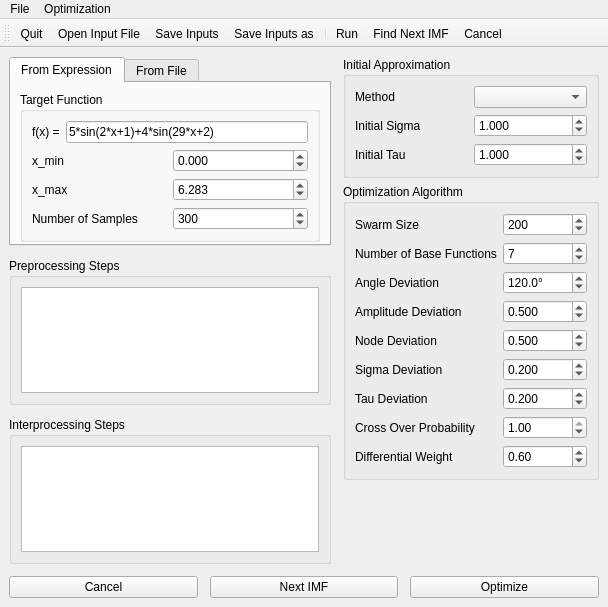
<?xml version="1.0" encoding="UTF-8"?>
<ui version="4.0">
 <class>gui::MainWindow</class>
 <widget class="QMainWindow" name="gui::MainWindow">
  <property name="geometry">
   <rect>
    <x>0</x>
    <y>0</y>
    <width>608</width>
    <height>607</height>
   </rect>
  </property>
  <property name="windowTitle">
   <string>MainWindow</string>
  </property>
  <widget class="QWidget" name="centralWidget">
   <property name="windowTitle">
    <string>Decompose IMF</string>
   </property>
   <layout class="QVBoxLayout" name="verticalLayout">
    <property name="spacing">
     <number>12</number>
    </property>
    <item>
     <layout class="QHBoxLayout" name="horizontalLayout_3" stretch="1,0">
      <item>
       <layout class="QVBoxLayout" name="verticalLayout_2" stretch="0,1,1">
        <item>
         <widget class="QTabWidget" name="samplesTabWidget">
          <property name="currentIndex">
           <number>0</number>
          </property>
          <widget class="QWidget" name="fromExpressionTab">
           <attribute name="title">
            <string>From Expression</string>
           </attribute>
           <layout class="QVBoxLayout" name="verticalLayout_3">
            <property name="spacing">
             <number>0</number>
            </property>
            <property name="bottomMargin">
             <number>0</number>
            </property>
            <item>
             <widget class="QGroupBox" name="groupBox">
              <property name="title">
               <string>Target Function</string>
              </property>
              <layout class="QGridLayout" name="gridLayout_2" columnstretch="1,1">
               <item row="6" column="1">
                <widget class="QSpinBox" name="nSamplesSpinBox">
                 <property name="minimum">
                  <number>1</number>
                 </property>
                 <property name="maximum">
                  <number>10000</number>
                 </property>
                 <property name="value">
                  <number>300</number>
                 </property>
                </widget>
               </item>
               <item row="6" column="0">
                <widget class="QLabel" name="label">
                 <property name="text">
                  <string>Number of Samples</string>
                 </property>
                 <property name="buddy">
                  <cstring>nSamplesSpinBox</cstring>
                 </property>
                </widget>
               </item>
               <item row="4" column="1">
                <widget class="QDoubleSpinBox" name="xminSpinBox">
                 <property name="decimals">
                  <number>3</number>
                 </property>
                 <property name="minimum">
                  <double>-1000.000000000000000</double>
                 </property>
                 <property name="maximum">
                  <double>1000.000000000000000</double>
                 </property>
                </widget>
               </item>
               <item row="5" column="0">
                <widget class="QLabel" name="label_7">
                 <property name="text">
                  <string>x_max</string>
                 </property>
                 <property name="buddy">
                  <cstring>xmaxSpinBox</cstring>
                 </property>
                </widget>
               </item>
               <item row="4" column="0">
                <widget class="QLabel" name="label_6">
                 <property name="text">
                  <string>x_min</string>
                 </property>
                 <property name="buddy">
                  <cstring>xminSpinBox</cstring>
                 </property>
                </widget>
               </item>
               <item row="5" column="1">
                <widget class="QDoubleSpinBox" name="xmaxSpinBox">
                 <property name="decimals">
                  <number>3</number>
                 </property>
                 <property name="minimum">
                  <double>-1000.000000000000000</double>
                 </property>
                 <property name="maximum">
                  <double>1000.000000000000000</double>
                 </property>
                 <property name="value">
                  <double>6.283000000000000</double>
                 </property>
                </widget>
               </item>
               <item row="0" column="0" colspan="2">
                <layout class="QHBoxLayout" name="horizontalLayout">
                 <item>
                  <widget class="QLabel" name="label_5">
                   <property name="text">
                    <string>f(x) =</string>
                   </property>
                   <property name="buddy">
                    <cstring>functionLineEdit</cstring>
                   </property>
                  </widget>
                 </item>
                 <item>
                  <widget class="QLineEdit" name="functionLineEdit">
                   <property name="text">
                    <string>5*sin(2*x+1)+4*sin(29*x+2)</string>
                   </property>
                  </widget>
                 </item>
                </layout>
               </item>
              </layout>
             </widget>
            </item>
            <item>
             <spacer name="verticalSpacer_6">
              <property name="orientation">
               <enum>Qt::Vertical</enum>
              </property>
              <property name="sizeHint" stdset="0">
               <size>
                <width>20</width>
                <height>0</height>
               </size>
              </property>
             </spacer>
            </item>
           </layout>
          </widget>
          <widget class="QWidget" name="fromFileTab">
           <attribute name="title">
            <string>From File</string>
           </attribute>
           <layout class="QVBoxLayout" name="verticalLayout_4">
            <property name="spacing">
             <number>0</number>
            </property>
            <property name="bottomMargin">
             <number>0</number>
            </property>
            <item>
             <layout class="QGridLayout" name="gridLayout_4">
              <property name="topMargin">
               <number>10</number>
              </property>
              <item row="0" column="0">
               <widget class="QLabel" name="label_17">
                <property name="text">
                 <string>File</string>
                </property>
                <property name="buddy">
                 <cstring>samplesFileLineEdit</cstring>
                </property>
               </widget>
              </item>
              <item row="1" column="0">
               <widget class="QLineEdit" name="samplesFileLineEdit">
                <property name="text">
                 <string/>
                </property>
                <property name="readOnly">
                 <bool>true</bool>
                </property>
                <property name="placeholderText">
                 <string>Select a file ...</string>
                </property>
               </widget>
              </item>
              <item row="1" column="1">
               <widget class="QToolButton" name="toolButton">
                <property name="icon">
                 <iconset resource="resources.qrc">
                  <normaloff>:/new/icons/icon_open_file_24x24.png</normaloff>:/new/icons/icon_open_file_24x24.png</iconset>
                </property>
                <property name="iconSize">
                 <size>
                  <width>24</width>
                  <height>24</height>
                 </size>
                </property>
               </widget>
              </item>
             </layout>
            </item>
            <item>
             <spacer name="verticalSpacer_4">
              <property name="orientation">
               <enum>Qt::Vertical</enum>
              </property>
              <property name="sizeType">
               <enum>QSizePolicy::Fixed</enum>
              </property>
              <property name="sizeHint" stdset="0">
               <size>
                <width>20</width>
                <height>6</height>
               </size>
              </property>
             </spacer>
            </item>
            <item>
             <widget class="QLabel" name="fileInfoLabel">
              <property name="text">
               <string/>
              </property>
              <property name="wordWrap">
               <bool>false</bool>
              </property>
             </widget>
            </item>
            <item>
             <spacer name="verticalSpacer_7">
              <property name="orientation">
               <enum>Qt::Vertical</enum>
              </property>
              <property name="sizeHint" stdset="0">
               <size>
                <width>20</width>
                <height>6</height>
               </size>
              </property>
             </spacer>
            </item>
           </layout>
          </widget>
         </widget>
        </item>
        <item>
         <widget class="QGroupBox" name="groupBox_4">
          <property name="title">
           <string>Preprocessing Steps</string>
          </property>
          <layout class="QVBoxLayout" name="verticalLayout_6">
           <item>
            <widget class="QPlainTextEdit" name="preprocessingTextEdit">
             <property name="tabChangesFocus">
              <bool>true</bool>
             </property>
            </widget>
           </item>
          </layout>
         </widget>
        </item>
        <item>
         <widget class="QGroupBox" name="groupBox_5">
          <property name="title">
           <string>Interprocessing Steps</string>
          </property>
          <layout class="QVBoxLayout" name="verticalLayout_7">
           <item>
            <widget class="QPlainTextEdit" name="interprocessingTextEdit"/>
           </item>
          </layout>
         </widget>
        </item>
       </layout>
      </item>
      <item>
       <layout class="QVBoxLayout" name="verticalLayout_5">
        <property name="spacing">
         <number>0</number>
        </property>
        <item>
         <widget class="QGroupBox" name="groupBox_3">
          <property name="title">
           <string>Initial Approximation</string>
          </property>
          <layout class="QGridLayout" name="gridLayout">
           <item row="0" column="0">
            <widget class="QLabel" name="label_10">
             <property name="text">
              <string>Method</string>
             </property>
             <property name="buddy">
              <cstring>initApproxMethComboBox</cstring>
             </property>
            </widget>
           </item>
           <item row="0" column="1">
            <widget class="QComboBox" name="initApproxMethComboBox"/>
           </item>
           <item row="1" column="0">
            <widget class="QLabel" name="label_11">
             <property name="text">
              <string>Initial Sigma</string>
             </property>
             <property name="buddy">
              <cstring>initSigmaSpinBox</cstring>
             </property>
            </widget>
           </item>
           <item row="2" column="0">
            <widget class="QLabel" name="label_12">
             <property name="text">
              <string>Initial Tau</string>
             </property>
             <property name="buddy">
              <cstring>initTauSpinBox</cstring>
             </property>
            </widget>
           </item>
           <item row="1" column="1">
            <widget class="QDoubleSpinBox" name="initSigmaSpinBox">
             <property name="decimals">
              <number>3</number>
             </property>
             <property name="maximum">
              <double>10000.000000000000000</double>
             </property>
             <property name="singleStep">
              <double>0.100000000000000</double>
             </property>
             <property name="value">
              <double>1.000000000000000</double>
             </property>
            </widget>
           </item>
           <item row="2" column="1">
            <widget class="QDoubleSpinBox" name="initTauSpinBox">
             <property name="decimals">
              <number>3</number>
             </property>
             <property name="maximum">
              <double>10000.000000000000000</double>
             </property>
             <property name="singleStep">
              <double>0.100000000000000</double>
             </property>
             <property name="value">
              <double>1.000000000000000</double>
             </property>
            </widget>
           </item>
          </layout>
         </widget>
        </item>
        <item>
         <spacer name="verticalSpacer">
          <property name="orientation">
           <enum>Qt::Vertical</enum>
          </property>
          <property name="sizeType">
           <enum>QSizePolicy::Fixed</enum>
          </property>
          <property name="sizeHint" stdset="0">
           <size>
            <width>20</width>
            <height>6</height>
           </size>
          </property>
         </spacer>
        </item>
        <item>
         <widget class="QGroupBox" name="groupBox_2">
          <property name="title">
           <string>Optimization Algorithm</string>
          </property>
          <layout class="QGridLayout" name="gridLayout_3" columnstretch="1,1">
           <item row="1" column="0">
            <widget class="QLabel" name="label_2">
             <property name="text">
              <string>Swarm Size</string>
             </property>
             <property name="buddy">
              <cstring>swarmSizeSpinBox</cstring>
             </property>
            </widget>
           </item>
           <item row="1" column="1">
            <widget class="QSpinBox" name="swarmSizeSpinBox">
             <property name="minimum">
              <number>4</number>
             </property>
             <property name="maximum">
              <number>10000</number>
             </property>
             <property name="value">
              <number>200</number>
             </property>
            </widget>
           </item>
           <item row="3" column="0">
            <widget class="QLabel" name="label_8">
             <property name="text">
              <string>Angle Deviation</string>
             </property>
             <property name="buddy">
              <cstring>angleDevSpinBox</cstring>
             </property>
            </widget>
           </item>
           <item row="7" column="1">
            <widget class="QDoubleSpinBox" name="tauDevSpinBox">
             <property name="decimals">
              <number>3</number>
             </property>
             <property name="maximum">
              <double>10000.000000000000000</double>
             </property>
             <property name="value">
              <double>0.200000000000000</double>
             </property>
            </widget>
           </item>
           <item row="6" column="1">
            <widget class="QDoubleSpinBox" name="sigmaDevSpinBox">
             <property name="decimals">
              <number>3</number>
             </property>
             <property name="maximum">
              <double>10000.000000000000000</double>
             </property>
             <property name="value">
              <double>0.200000000000000</double>
             </property>
            </widget>
           </item>
           <item row="2" column="0">
            <widget class="QLabel" name="label_16">
             <property name="text">
              <string>Number of Base Functions</string>
             </property>
             <property name="buddy">
              <cstring>nBaseFuncsSpinBox</cstring>
             </property>
            </widget>
           </item>
           <item row="2" column="1">
            <widget class="QSpinBox" name="nBaseFuncsSpinBox">
             <property name="maximum">
              <number>1000</number>
             </property>
             <property name="value">
              <number>7</number>
             </property>
            </widget>
           </item>
           <item row="7" column="0">
            <widget class="QLabel" name="label_15">
             <property name="text">
              <string>Tau Deviation</string>
             </property>
             <property name="buddy">
              <cstring>tauDevSpinBox</cstring>
             </property>
            </widget>
           </item>
           <item row="3" column="1">
            <widget class="QDoubleSpinBox" name="angleDevSpinBox">
             <property name="suffix">
              <string>°</string>
             </property>
             <property name="decimals">
              <number>1</number>
             </property>
             <property name="maximum">
              <double>10000.000000000000000</double>
             </property>
             <property name="singleStep">
              <double>1.000000000000000</double>
             </property>
             <property name="value">
              <double>120.000000000000000</double>
             </property>
            </widget>
           </item>
           <item row="4" column="0">
            <widget class="QLabel" name="label_9">
             <property name="text">
              <string>Amplitude Deviation</string>
             </property>
             <property name="buddy">
              <cstring>amplDevSpinBox</cstring>
             </property>
            </widget>
           </item>
           <item row="8" column="1">
            <widget class="QDoubleSpinBox" name="coSpinBox">
             <property name="maximum">
              <double>1.000000000000000</double>
             </property>
             <property name="singleStep">
              <double>0.010000000000000</double>
             </property>
             <property name="value">
              <double>1.000000000000000</double>
             </property>
            </widget>
           </item>
           <item row="8" column="0">
            <widget class="QLabel" name="label_3">
             <property name="text">
              <string>Cross Over Probability</string>
             </property>
             <property name="buddy">
              <cstring>coSpinBox</cstring>
             </property>
            </widget>
           </item>
           <item row="4" column="1">
            <widget class="QDoubleSpinBox" name="amplDevSpinBox">
             <property name="decimals">
              <number>3</number>
             </property>
             <property name="maximum">
              <double>100.000000000000000</double>
             </property>
             <property name="singleStep">
              <double>0.100000000000000</double>
             </property>
             <property name="value">
              <double>0.500000000000000</double>
             </property>
            </widget>
           </item>
           <item row="9" column="0">
            <widget class="QLabel" name="label_4">
             <property name="text">
              <string>Differential Weight</string>
             </property>
             <property name="buddy">
              <cstring>dwSpinBox</cstring>
             </property>
            </widget>
           </item>
           <item row="5" column="0">
            <widget class="QLabel" name="label_13">
             <property name="text">
              <string>Node Deviation</string>
             </property>
             <property name="buddy">
              <cstring>nodeDevSpinBox</cstring>
             </property>
            </widget>
           </item>
           <item row="6" column="0">
            <widget class="QLabel" name="label_14">
             <property name="text">
              <string>Sigma Deviation</string>
             </property>
             <property name="buddy">
              <cstring>sigmaDevSpinBox</cstring>
             </property>
            </widget>
           </item>
           <item row="9" column="1">
            <widget class="QDoubleSpinBox" name="dwSpinBox">
             <property name="minimum">
              <double>0.500000000000000</double>
             </property>
             <property name="maximum">
              <double>1.000000000000000</double>
             </property>
             <property name="singleStep">
              <double>0.010000000000000</double>
             </property>
             <property name="value">
              <double>0.600000000000000</double>
             </property>
            </widget>
           </item>
           <item row="5" column="1">
            <widget class="QDoubleSpinBox" name="nodeDevSpinBox">
             <property name="decimals">
              <number>3</number>
             </property>
             <property name="maximum">
              <double>10000.000000000000000</double>
             </property>
             <property name="singleStep">
              <double>0.100000000000000</double>
             </property>
             <property name="value">
              <double>0.500000000000000</double>
             </property>
            </widget>
           </item>
          </layout>
         </widget>
        </item>
        <item>
         <spacer name="verticalSpacer_3">
          <property name="orientation">
           <enum>Qt::Vertical</enum>
          </property>
          <property name="sizeType">
           <enum>QSizePolicy::Expanding</enum>
          </property>
          <property name="sizeHint" stdset="0">
           <size>
            <width>20</width>
            <height>0</height>
           </size>
          </property>
         </spacer>
        </item>
       </layout>
      </item>
     </layout>
    </item>
    <item>
     <layout class="QHBoxLayout" name="horizontalLayout_2">
      <item>
       <widget class="QPushButton" name="cancelPushButton">
        <property name="text">
         <string>Cancel</string>
        </property>
       </widget>
      </item>
      <item>
       <widget class="QPushButton" name="nextImfPushButton">
        <property name="text">
         <string>Next IMF</string>
        </property>
       </widget>
      </item>
      <item>
       <widget class="QPushButton" name="optimizePushButton">
        <property name="text">
         <string>Optimize</string>
        </property>
       </widget>
      </item>
     </layout>
    </item>
   </layout>
  </widget>
  <widget class="QMenuBar" name="menubar">
   <property name="geometry">
    <rect>
     <x>0</x>
     <y>0</y>
     <width>608</width>
     <height>25</height>
    </rect>
   </property>
   <widget class="QMenu" name="menuFile">
    <property name="title">
     <string>File</string>
    </property>
    <addaction name="actionOpenInputFile"/>
    <addaction name="actionSaveInputs"/>
    <addaction name="actionSaveInputsAs"/>
    <addaction name="separator"/>
    <addaction name="actionQuit"/>
   </widget>
   <widget class="QMenu" name="menuOptimization">
    <property name="title">
     <string>Optimization</string>
    </property>
    <addaction name="actionRun"/>
    <addaction name="actionNextImf"/>
    <addaction name="actionCancel"/>
   </widget>
   <addaction name="menuFile"/>
   <addaction name="menuOptimization"/>
  </widget>
  <widget class="QToolBar" name="toolBar">
   <property name="windowTitle">
    <string>toolBar</string>
   </property>
   <property name="iconSize">
    <size>
     <width>24</width>
     <height>24</height>
    </size>
   </property>
   <attribute name="toolBarArea">
    <enum>TopToolBarArea</enum>
   </attribute>
   <attribute name="toolBarBreak">
    <bool>false</bool>
   </attribute>
   <addaction name="actionQuit"/>
   <addaction name="actionOpenInputFile"/>
   <addaction name="actionSaveInputs"/>
   <addaction name="actionSaveInputsAs"/>
   <addaction name="separator"/>
   <addaction name="actionRun"/>
   <addaction name="actionNextImf"/>
   <addaction name="actionCancel"/>
  </widget>
  <action name="actionQuit">
   <property name="icon">
    <iconset resource="resources.qrc">
     <normaloff>:/new/icons/icon_quit_app_24x24.png</normaloff>:/new/icons/icon_quit_app_24x24.png</iconset>
   </property>
   <property name="text">
    <string>Quit</string>
   </property>
  </action>
  <action name="actionSaveInputs">
   <property name="icon">
    <iconset resource="resources.qrc">
     <normaloff>:/new/icons/icon_save_file_24x24.png</normaloff>:/new/icons/icon_save_file_24x24.png</iconset>
   </property>
   <property name="text">
    <string>Save Inputs</string>
   </property>
   <property name="shortcut">
    <string>Ctrl+S</string>
   </property>
  </action>
  <action name="actionSaveInputsAs">
   <property name="icon">
    <iconset resource="resources.qrc">
     <normaloff>:/new/icons/icon_save_file_as_24x24.png</normaloff>:/new/icons/icon_save_file_as_24x24.png</iconset>
   </property>
   <property name="text">
    <string>Save Inputs as...</string>
   </property>
  </action>
  <action name="actionOpenInputFile">
   <property name="icon">
    <iconset resource="resources.qrc">
     <normaloff>:/new/icons/icon_open_file_24x24.png</normaloff>:/new/icons/icon_open_file_24x24.png</iconset>
   </property>
   <property name="text">
    <string>Open Input File</string>
   </property>
   <property name="shortcut">
    <string>Ctrl+O</string>
   </property>
  </action>
  <action name="actionRun">
   <property name="icon">
    <iconset resource="resources.qrc">
     <normaloff>:/new/icons/icon_run_24x24.png</normaloff>:/new/icons/icon_run_24x24.png</iconset>
   </property>
   <property name="text">
    <string>Run</string>
   </property>
  </action>
  <action name="actionNextImf">
   <property name="icon">
    <iconset resource="resources.qrc">
     <normaloff>:/new/icons/icon_next_imf_24x24.png</normaloff>:/new/icons/icon_next_imf_24x24.png</iconset>
   </property>
   <property name="text">
    <string>Find Next IMF</string>
   </property>
  </action>
  <action name="actionCancel">
   <property name="icon">
    <iconset resource="resources.qrc">
     <normaloff>:/new/icons/icon_cancel_24x24.png</normaloff>:/new/icons/icon_cancel_24x24.png</iconset>
   </property>
   <property name="text">
    <string>Cancel</string>
   </property>
  </action>
 </widget>
 <tabstops>
  <tabstop>samplesTabWidget</tabstop>
  <tabstop>functionLineEdit</tabstop>
  <tabstop>xminSpinBox</tabstop>
  <tabstop>xmaxSpinBox</tabstop>
  <tabstop>nSamplesSpinBox</tabstop>
  <tabstop>samplesFileLineEdit</tabstop>
  <tabstop>preprocessingTextEdit</tabstop>
  <tabstop>interprocessingTextEdit</tabstop>
  <tabstop>initApproxMethComboBox</tabstop>
  <tabstop>initSigmaSpinBox</tabstop>
  <tabstop>initTauSpinBox</tabstop>
  <tabstop>swarmSizeSpinBox</tabstop>
  <tabstop>nBaseFuncsSpinBox</tabstop>
  <tabstop>angleDevSpinBox</tabstop>
  <tabstop>amplDevSpinBox</tabstop>
  <tabstop>nodeDevSpinBox</tabstop>
  <tabstop>sigmaDevSpinBox</tabstop>
  <tabstop>tauDevSpinBox</tabstop>
  <tabstop>coSpinBox</tabstop>
  <tabstop>dwSpinBox</tabstop>
  <tabstop>cancelPushButton</tabstop>
  <tabstop>nextImfPushButton</tabstop>
  <tabstop>optimizePushButton</tabstop>
 </tabstops>
 <resources>
  <include location="resources.qrc"/>
 </resources>
 <connections>
  <connection>
   <sender>actionQuit</sender>
   <signal>triggered()</signal>
   <receiver>gui::MainWindow</receiver>
   <slot>close()</slot>
   <hints>
    <hint type="sourcelabel">
     <x>-1</x>
     <y>-1</y>
    </hint>
    <hint type="destinationlabel">
     <x>303</x>
     <y>303</y>
    </hint>
   </hints>
  </connection>
  <connection>
   <sender>actionRun</sender>
   <signal>triggered()</signal>
   <receiver>gui::MainWindow</receiver>
   <slot>optimize()</slot>
   <hints>
    <hint type="sourcelabel">
     <x>-1</x>
     <y>-1</y>
    </hint>
    <hint type="destinationlabel">
     <x>303</x>
     <y>303</y>
    </hint>
   </hints>
  </connection>
  <connection>
   <sender>actionNextImf</sender>
   <signal>triggered()</signal>
   <receiver>gui::MainWindow</receiver>
   <slot>calculateNextImf()</slot>
   <hints>
    <hint type="sourcelabel">
     <x>-1</x>
     <y>-1</y>
    </hint>
    <hint type="destinationlabel">
     <x>303</x>
     <y>303</y>
    </hint>
   </hints>
  </connection>
  <connection>
   <sender>actionCancel</sender>
   <signal>triggered()</signal>
   <receiver>gui::MainWindow</receiver>
   <slot>cancel()</slot>
   <hints>
    <hint type="sourcelabel">
     <x>-1</x>
     <y>-1</y>
    </hint>
    <hint type="destinationlabel">
     <x>303</x>
     <y>303</y>
    </hint>
   </hints>
  </connection>
  <connection>
   <sender>toolButton</sender>
   <signal>clicked()</signal>
   <receiver>gui::MainWindow</receiver>
   <slot>selectSamplesFile()</slot>
   <hints>
    <hint type="sourcelabel">
     <x>308</x>
     <y>145</y>
    </hint>
    <hint type="destinationlabel">
     <x>334</x>
     <y>152</y>
    </hint>
   </hints>
  </connection>
  <connection>
   <sender>optimizePushButton</sender>
   <signal>clicked()</signal>
   <receiver>actionRun</receiver>
   <slot>trigger()</slot>
   <hints>
    <hint type="sourcelabel">
     <x>487</x>
     <y>577</y>
    </hint>
    <hint type="destinationlabel">
     <x>-1</x>
     <y>-1</y>
    </hint>
   </hints>
  </connection>
  <connection>
   <sender>nextImfPushButton</sender>
   <signal>clicked()</signal>
   <receiver>actionNextImf</receiver>
   <slot>trigger()</slot>
   <hints>
    <hint type="sourcelabel">
     <x>315</x>
     <y>585</y>
    </hint>
    <hint type="destinationlabel">
     <x>-1</x>
     <y>-1</y>
    </hint>
   </hints>
  </connection>
  <connection>
   <sender>cancelPushButton</sender>
   <signal>clicked()</signal>
   <receiver>actionCancel</receiver>
   <slot>trigger()</slot>
   <hints>
    <hint type="sourcelabel">
     <x>118</x>
     <y>583</y>
    </hint>
    <hint type="destinationlabel">
     <x>-1</x>
     <y>-1</y>
    </hint>
   </hints>
  </connection>
  <connection>
   <sender>actionSaveInputs</sender>
   <signal>triggered()</signal>
   <receiver>gui::MainWindow</receiver>
   <slot>saveInputs()</slot>
   <hints>
    <hint type="sourcelabel">
     <x>-1</x>
     <y>-1</y>
    </hint>
    <hint type="destinationlabel">
     <x>303</x>
     <y>303</y>
    </hint>
   </hints>
  </connection>
  <connection>
   <sender>actionSaveInputsAs</sender>
   <signal>triggered()</signal>
   <receiver>gui::MainWindow</receiver>
   <slot>saveInputsAs()</slot>
   <hints>
    <hint type="sourcelabel">
     <x>-1</x>
     <y>-1</y>
    </hint>
    <hint type="destinationlabel">
     <x>303</x>
     <y>303</y>
    </hint>
   </hints>
  </connection>
  <connection>
   <sender>actionOpenInputFile</sender>
   <signal>triggered()</signal>
   <receiver>gui::MainWindow</receiver>
   <slot>openInputFile()</slot>
   <hints>
    <hint type="sourcelabel">
     <x>-1</x>
     <y>-1</y>
    </hint>
    <hint type="destinationlabel">
     <x>303</x>
     <y>303</y>
    </hint>
   </hints>
  </connection>
 </connections>
 <slots>
  <slot>optimize()</slot>
  <slot>cancel()</slot>
  <slot>calculateNextImf()</slot>
  <slot>selectSamplesFile()</slot>
  <slot>saveInputs()</slot>
  <slot>saveInputsAs()</slot>
  <slot>openInputFile()</slot>
 </slots>
</ui>
